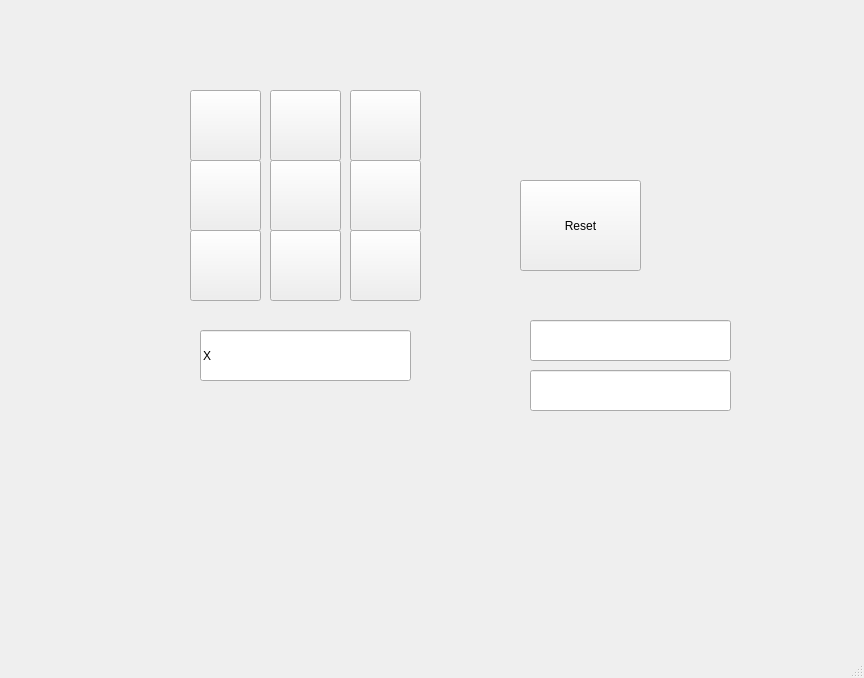
<?xml version="1.0" encoding="UTF-8"?>
<ui version="4.0">
 <class>MainWindow</class>
 <widget class="QMainWindow" name="MainWindow">
  <property name="geometry">
   <rect>
    <x>0</x>
    <y>0</y>
    <width>864</width>
    <height>678</height>
   </rect>
  </property>
  <property name="windowTitle">
   <string>MainWindow</string>
  </property>
  <widget class="QWidget" name="centralwidget">
   <widget class="QPushButton" name="pushButton_1">
    <property name="geometry">
     <rect>
      <x>190</x>
      <y>90</y>
      <width>71</width>
      <height>71</height>
     </rect>
    </property>
    <property name="text">
     <string/>
    </property>
   </widget>
   <widget class="QPushButton" name="pushButton_2">
    <property name="geometry">
     <rect>
      <x>270</x>
      <y>90</y>
      <width>71</width>
      <height>71</height>
     </rect>
    </property>
    <property name="text">
     <string/>
    </property>
   </widget>
   <widget class="QPushButton" name="pushButton_3">
    <property name="geometry">
     <rect>
      <x>350</x>
      <y>90</y>
      <width>71</width>
      <height>71</height>
     </rect>
    </property>
    <property name="text">
     <string/>
    </property>
   </widget>
   <widget class="QPushButton" name="pushButton_4">
    <property name="geometry">
     <rect>
      <x>190</x>
      <y>160</y>
      <width>71</width>
      <height>71</height>
     </rect>
    </property>
    <property name="text">
     <string/>
    </property>
   </widget>
   <widget class="QPushButton" name="pushButton_5">
    <property name="geometry">
     <rect>
      <x>270</x>
      <y>160</y>
      <width>71</width>
      <height>71</height>
     </rect>
    </property>
    <property name="text">
     <string/>
    </property>
   </widget>
   <widget class="QPushButton" name="pushButton_6">
    <property name="geometry">
     <rect>
      <x>350</x>
      <y>160</y>
      <width>71</width>
      <height>71</height>
     </rect>
    </property>
    <property name="text">
     <string/>
    </property>
   </widget>
   <widget class="QPushButton" name="pushButton_7">
    <property name="geometry">
     <rect>
      <x>190</x>
      <y>230</y>
      <width>71</width>
      <height>71</height>
     </rect>
    </property>
    <property name="text">
     <string/>
    </property>
   </widget>
   <widget class="QPushButton" name="pushButton_8">
    <property name="geometry">
     <rect>
      <x>270</x>
      <y>230</y>
      <width>71</width>
      <height>71</height>
     </rect>
    </property>
    <property name="text">
     <string/>
    </property>
   </widget>
   <widget class="QPushButton" name="pushButton_9">
    <property name="geometry">
     <rect>
      <x>350</x>
      <y>230</y>
      <width>71</width>
      <height>71</height>
     </rect>
    </property>
    <property name="text">
     <string/>
    </property>
   </widget>
   <widget class="QLineEdit" name="lineEdit_choice">
    <property name="geometry">
     <rect>
      <x>200</x>
      <y>330</y>
      <width>211</width>
      <height>51</height>
     </rect>
    </property>
    <property name="text">
     <string>X</string>
    </property>
   </widget>
   <widget class="QPushButton" name="pushButton_reset">
    <property name="geometry">
     <rect>
      <x>520</x>
      <y>180</y>
      <width>121</width>
      <height>91</height>
     </rect>
    </property>
    <property name="text">
     <string>Reset</string>
    </property>
   </widget>
   <widget class="QLineEdit" name="lineEdit_player1">
    <property name="geometry">
     <rect>
      <x>530</x>
      <y>320</y>
      <width>201</width>
      <height>41</height>
     </rect>
    </property>
    <property name="text">
     <string/>
    </property>
   </widget>
   <widget class="QLineEdit" name="lineEdit_player2">
    <property name="geometry">
     <rect>
      <x>530</x>
      <y>370</y>
      <width>201</width>
      <height>41</height>
     </rect>
    </property>
    <property name="text">
     <string/>
    </property>
   </widget>
   <widget class="QLabel" name="label_message">
    <property name="geometry">
     <rect>
      <x>210</x>
      <y>470</y>
      <width>411</width>
      <height>31</height>
     </rect>
    </property>
    <property name="text">
     <string/>
    </property>
   </widget>
  </widget>
  <widget class="QMenuBar" name="menubar">
   <property name="geometry">
    <rect>
     <x>0</x>
     <y>0</y>
     <width>864</width>
     <height>24</height>
    </rect>
   </property>
  </widget>
  <widget class="QStatusBar" name="statusbar"/>
 </widget>
 <resources/>
 <connections/>
</ui>
